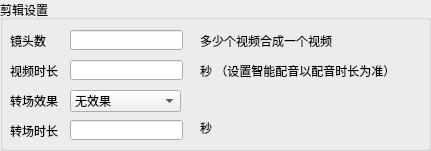
    <widget class="QGroupBox" name="groupBox">
     <property name="geometry">
      <rect>
       <x>0</x>
       <y>10</y>
       <width>431</width>
       <height>151</height>
      </rect>
     </property>
     <property name="title">
      <string>剪辑设置</string>
     </property>
     <widget class="QLabel" name="label">
      <property name="geometry">
       <rect>
        <x>10</x>
        <y>30</y>
        <width>54</width>
        <height>21</height>
       </rect>
      </property>
      <property name="text">
       <string>镜头数</string>
      </property>
     </widget>
     <widget class="QLabel" name="label_2">
      <property name="geometry">
       <rect>
        <x>10</x>
        <y>60</y>
        <width>54</width>
        <height>21</height>
       </rect>
      </property>
      <property name="text">
       <string>视频时长</string>
      </property>
     </widget>
     <widget class="QLabel" name="label_3">
      <property name="geometry">
       <rect>
        <x>10</x>
        <y>90</y>
        <width>54</width>
        <height>21</height>
       </rect>
      </property>
      <property name="text">
       <string>转场效果</string>
      </property>
     </widget>
     <widget class="QLabel" name="label_4">
      <property name="geometry">
       <rect>
        <x>10</x>
        <y>120</y>
        <width>54</width>
        <height>21</height>
       </rect>
      </property>
      <property name="text">
       <string>转场时长</string>
      </property>
     </widget>
     <widget class="QLineEdit" name="ShotNum">
      <property name="geometry">
       <rect>
        <x>70</x>
        <y>30</y>
        <width>113</width>
        <height>20</height>
       </rect>
      </property>
     </widget>
     <widget class="QLineEdit" name="VideoDuration">
      <property name="geometry">
       <rect>
        <x>70</x>
        <y>60</y>
        <width>113</width>
        <height>20</height>
       </rect>
      </property>
     </widget>
     <widget class="QComboBox" name="CutEffect">
      <property name="geometry">
       <rect>
        <x>70</x>
        <y>90</y>
        <width>111</width>
        <height>22</height>
       </rect>
      </property>
      <item>
       <property name="text">
        <string>无效果</string>
       </property>
      </item>
      <item>
       <property name="text">
        <string>随机效果</string>
       </property>
      </item>
      <item>
       <property name="text">
        <string>渐隐渐显</string>
       </property>
      </item>
      <item>
       <property name="text">
        <string>向上开关</string>
       </property>
      </item>
      <item>
       <property name="text">
        <string>横向中心开关</string>
       </property>
      </item>
      <item>
       <property name="text">
        <string>垂直中心开关</string>
       </property>
      </item>
      <item>
       <property name="text">
        <string>向右过渡</string>
       </property>
      </item>
      <item>
       <property name="text">
        <string>向下过渡</string>
       </property>
      </item>
      <item>
       <property name="text">
        <string>向中心过渡</string>
       </property>
      </item>
     </widget>
     <widget class="QLineEdit" name="CutDuration">
      <property name="geometry">
       <rect>
        <x>70</x>
        <y>120</y>
        <width>113</width>
        <height>20</height>
       </rect>
      </property>
     </widget>
     <widget class="QLabel" name="label_5">
      <property name="geometry">
       <rect>
        <x>200</x>
        <y>30</y>
        <width>151</width>
        <height>21</height>
       </rect>
      </property>
      <property name="text">
       <string>多少个视频合成一个视频</string>
      </property>
     </widget>
     <widget class="QLabel" name="label_6">
      <property name="geometry">
       <rect>
        <x>200</x>
        <y>60</y>
        <width>211</width>
        <height>21</height>
       </rect>
      </property>
      <property name="text">
       <string>秒 （设置智能配音以配音时长为准）</string>
      </property>
     </widget>
     <widget class="QLabel" name="label_7">
      <property name="geometry">
       <rect>
        <x>200</x>
        <y>120</y>
        <width>54</width>
        <height>16</height>
       </rect>
      </property>
      <property name="text">
       <string>秒</string>
      </property>
     </widget>
    </widget>
